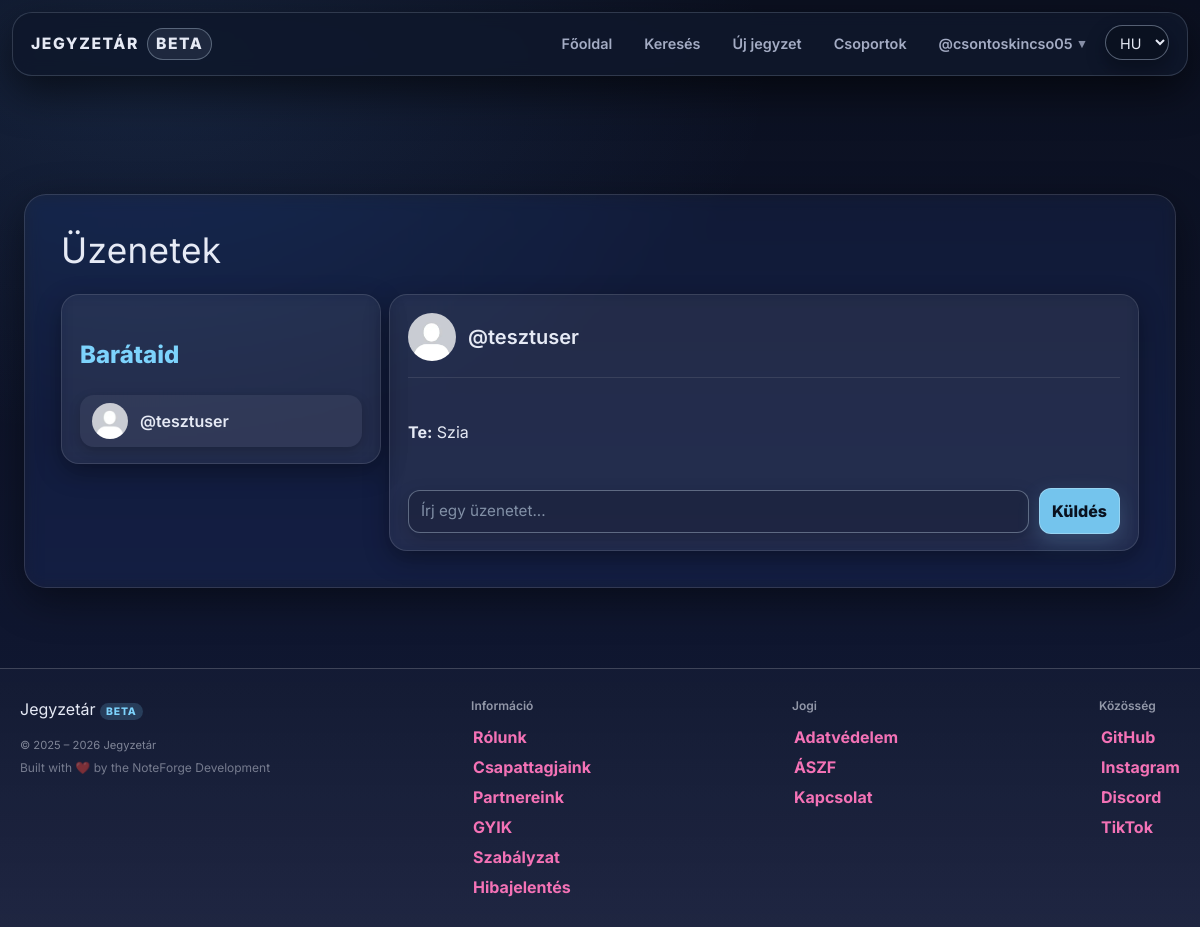
The app's page /messages.php?friendid=8 (signed in) with its own data.
### tables this page shows
CREATE TABLE `users` (
  `id` int(11) NOT NULL,
  `lastname` varchar(100) DEFAULT NULL,
  `firstname` varchar(100) DEFAULT NULL,
  `username` varchar(50) NOT NULL,
  `birthdate` date DEFAULT NULL,
  `gender` varchar(10) DEFAULT NULL,
  `email` varchar(50) NOT NULL,
  `profile_picture` varchar(255) DEFAULT NULL,
  `password` varchar(255) NOT NULL,
  `security_question` varchar(255) NOT NULL,
  `security_answer` varchar(255) NOT NULL,
  `admin` tinyint(1) NOT NULL,
  `registration_date` datetime DEFAULT NULL,
  `language` varchar(5) NOT NULL DEFAULT 'hu',
  `oauth_provider` varchar(20) DEFAULT NULL,
  `oauth_sub` varchar(191) DEFAULT NULL,
  `email_verified` tinyint(1) NOT NULL DEFAULT 0,
  `bio` text DEFAULT NULL,
  `profile_theme` varchar(32) NOT NULL DEFAULT 'default',
  `twofa_enabled` tinyint(1) NOT NULL DEFAULT 0
);

CREATE TABLE `friends` (
  `id` int(11) NOT NULL,
  `fromid` int(11) NOT NULL,
  `toid` int(11) NOT NULL,
  `status` tinyint(4) DEFAULT 0
);

CREATE TABLE `messages` (
  `id` int(11) NOT NULL,
  `fromid` int(255) NOT NULL,
  `toid` int(255) NOT NULL,
  `content` text NOT NULL,
  `sent_at` datetime NOT NULL DEFAULT current_timestamp()
);

### assets/php/lang.php (called while the page is built, shortened)
<?php
    $supported_langs = ['hu', 'en', 'de'];
    if (isset($_GET['lang']) && in_array($_GET['lang'], $supported_langs, true)) {
        $lang = $_GET['lang'];
        $_SESSION['lang'] = $lang;
        if (!headers_sent()) {
            setcookie('lang', $lang, time() + 60*60*24*30, '/');
        }
    } else {
        if (isset($_SESSION['lang']) && in_array($_SESSION['lang'], $supported_langs, true)) {
            $lang = $_SESSION['lang'];
        } elseif (isset($_COOKIE['lang']) && in_array($_COOKIE['lang'], $supported_langs, true)) {
            $lang = $_COOKIE['lang'];
        } else {
            $lang = 'hu';
        }
    }
    $translations = [];
    if ($stmt = $conn->prepare("SELECT t_key, text FROM translations WHERE lang_code = ?")) {
        $stmt->bind_param('s', $lang);
        $stmt->execute();
        $result = $stmt->get_result();
        while ($row = $result->fetch_assoc()) {
            $translations[$row['t_key']] = $row['text'];
        }
    }
    if (!function_exists('t')) {
        function t(string $key): string
        {
            global $translations;
            return $translations[$key] ?? $key;
        }
    }

### assets/php/functions.php (called while the page is built, shortened)
<?php
    if (!function_exists('db_stmt')) {
        function db_stmt(mysqli $conn, string $sql, string $types = '', array $params = []): mysqli_stmt {
            $stmt = $conn->prepare($sql);
            if ($types !== '' && $params) {
                if (!$stmt->bind_param($types, ...$params)) {
                    db_log_error($conn, 'Paraméterek bind-elése sikertelen', $sql, $params);
                    throw new RuntimeException('Paraméterek bind-elése sikertelen: ' . $stmt->error);
                }
            }
            if (!$stmt->execute()) {
                db_log_error($conn, 'Végrehajtási hiba (execute)', $sql, $params);
                throw new RuntimeException('Végrehajtási hiba (execute): ' . $stmt->error);
            }
            return $stmt;
        }
    }
    if (!function_exists('db_query')) {
        function db_query(mysqli $conn, string $sql, string $types = '', array $params = []): mysqli_result
        {
            $stmt = db_stmt($conn, $sql, $types, $params);
            $result = $stmt->get_result();
            return $result;
        }
    }

### messages.php (the view, shortened to what this page needs)
<?php
    require_once "assets/php/db.php";
    require_once "assets/php/lang.php";
    require_once 'assets/php/functions.php';
    $uid = (int)$_COOKIE['id'];
?>
<!DOCTYPE html>
<html lang="<?= $lang ?>">
<head>
    <link rel="stylesheet" href="assets/css/styles.css">
    <script src="https://cdn.jsdelivr.net/npm/@tailwindcss/browser@4"></script>
</head>
<body class="no-ads admin-page">
<?php include 'assets/php/navbar.php'; ?>
<div class="main w-full max-w-6xl mx-auto px-4 md:px-6 lg:px-8 py-6">
    <h1 class="text-2xl md:text-3xl lg:text-4xl mb-6"><?= t('messages_title') ?></h1>
    <div class="home-grid flex flex-col lg:flex-row gap-6">
        <aside class="content-aside w-full lg:w-80 flex-shrink-0">
            <div class="card p-4 md:p-6">
                <h3 class="text-xl md:text-2xl mb-4"><?= t('messages_friends_heading') ?></h3>
                <div class="list-compact flex flex-col gap-2">
                    <?php
                        $me = $uid;
                        $found_friends = db_query($conn, "SELECT * FROM friends WHERE (fromid = ? AND status = 1)     OR (toid   = ? AND status = 1)", "ii", [$me, $me]);
                        if ($found_friends && $found_friends->num_rows > 0):
                            while ($friendship = $found_friends->fetch_assoc()):
                                $friendid = ($friendship['fromid'] != $me) ? (int)$friendship['fromid']: (int)$friendship['toid'];
                                $found_friend = db_query($conn, "SELECT * FROM users WHERE id = ? LIMIT 1", "i", [$friendid]);
                                $friend = $found_friend ? $found_friend->fetch_assoc() : null;
                            $user_picture_path = !empty($friend['profile_picture']) ? 'users/' . htmlspecialchars($friend['username']) . '/' . htmlspecialchars($friend['profile_picture'])  : 'assets/img/default_profile_picture.jpg';
                    ?>
                    <div class="mini-card flex items-center gap-3 p-2 rounded-lg hover:bg-white/5 transition-colors <?= (isset($_GET['friendid']) && (int)$_GET['friendid'] === $friendid) ? 'bg-white/10' : '' ?>">
                        <a href="messages.php?friendid=<?= $friendid ?>" class="flex-shrink-0">
                            <img src="<?=  $user_picture_path?>" alt="avatar" class="avatar-sm w-10 h-10 md:w-12 md:h-12 rounded-full object-cover">
                        </a>
                        <div class="friend-info flex-1 min-w-0">
                            <a href="profile.php?user=<?= urlencode($friend['username']) ?>"  class="friend-username text-sm md:text-base truncate block hover:underline">
                                @<?= htmlspecialchars($friend['username']) ?>
                            </a>
                        </div>
                    </div>
                     <?php
                            endwhile;
                        else:
                            echo "<p class='text-sm md:text-base'>".t('messages_no_friends')."</p>";
                        endif;
                    ?>
                </div>
            </div>
        </aside>
        <section class="content-main flex-1 min-w-0">
            <?php if (isset($_GET['friendid'])):
                $friendid = (int)$_GET['friendid'];
                $found_friend = db_query( $conn, "SELECT * FROM users WHERE id = ? LIMIT 1", "i", [$friendid]);
                $friend = $found_friend ? $found_friend->fetch_assoc() : null;
            ?>
                <?php if ($friend): ?>
                <div class="card p-4 md:p-6">
                    <div class="message-header flex items-center gap-3 mb-4 pb-4 border-b border-white/10">
                        <img src="<?=  $user_picture_path ?>" class="avatar-md w-12 h-12 md:w-14 md:h-14 rounded-full object-cover" alt="avatar">
                            <a href="profile.php?user=<?= urlencode($friend['username']) ?>"
                               class="message-username text-lg md:text-xl font-semibold hover:underline">
                                @<?= htmlspecialchars($friend['username']) ?>
                            </a>
                    </div>
                    <div id="message-container" class="max-h-[400px] md:max-h-[500px] overflow-y-auto my-4 space-y-2">
                        <?php include 'assets/php/loadmessages.php'; ?>
                    </div>
                    <form method="post" action="?friendid=<?= $friendid ?>" class="filters-inner flex flex-col md:flex-row gap-3 mt-4">
                        <input class="input flex-1 text-sm md:text-base" type="text" name="message" placeholder="<?= t('messages_placeholder') ?>" required>
                        <button type="submit" name="send_message" class="btn-cta text-sm md:text-base flex-shrink-0">
                            <?= t('btn_send') ?>
                        </button>
                    </form>
                </div>
            <?php else: ?>
                <div class="card p-6">
                    <p class="text-sm md:text-base"><?= t('messages_friend_not_found') ?></p>
                </div>
            <?php endif; ?>
            <?php else: ?>
                <div class="card p-6">
                    <p class="text-sm md:text-base"><?= t('messages_choose_friend') ?></p>
                </div>
            <?php endif; ?>
        </section>
    </div>
</div>
<?php include 'assets/php/footer.php'; ?>
</body>
</html>

### assets/php/navbar.php (shortened to what this page needs)
<?php
	require_once "assets/php/premium.php";
    $isLoggedIn = false;
    $currentUsername = null;
    if (isset($_COOKIE['id']) && ctype_digit($_COOKIE['id'])) {
        $isLoggedIn = true;
        $userid = (int)$_COOKIE['id'];
        $stmt = $conn->prepare("SELECT * FROM users WHERE id = ? LIMIT 1");
        $stmt->bind_param("i", $userid);
        $stmt->execute();
        $res = $stmt->get_result();
        if ($res && $res->num_rows === 1) {
            $user = $res->fetch_assoc();
            $currentUsername = $user['username'];
        } else {
            setcookie("id", "", time() - 3600, "/");
            $isLoggedIn = false;
        }
    }
?>
<nav class="navbar">
    <div class="navbar-content">
        <div class="brand">
            <span>Jegyzetár</span>
            <span class="brand-badge">beta</span>
        </div>
        <ul class="nav-links">
            <li><a href="index.php"><?= t('nav_home') ?></a></li>
            <li><a href="search.php"><?= t('nav_search') ?></a></li>
            <li><a href="upload.php"><?= t('nav_upload') ?></a></li>
            <li><a href="groups.php">Csoportok</a></li>
            <?php if ($isLoggedIn && $currentUsername): ?>
                <li class="nav-item-has-dropdown">
                    <a href="#" class="nav-account-link">
                        <?= $isLoggedIn && $currentUsername ? '@'.htmlspecialchars($currentUsername) : t('nav_login') ?>
                        <span class="nav-account-chevron">▾</span>
                    </a>
                </li>
            <?php else: ?>
                <a href="reglog.php?mode=login">
                    <?= t('nav_login') ?>
                </a>
            <?php endif; ?>
            <li class="nav-lang-item">
                <form method="get">
                    <select name="lang" onchange="this.form.submit()" class="select">
                        <option value="hu" <?= $lang === 'hu' ? 'selected' : '' ?>>HU</option>
                    </select>
                </form>
            </li>
        </ul>
    </div>
</nav>

### assets/php/loadmessages.php (shortened to what this page needs)
<?php
    require "db.php";
    if (isset($_GET['friendid'])) {
        $friendid = intval($_GET['friendid']);
        $userid = intval($_COOKIE['id']);
        $query = "SELECT * FROM messages WHERE (fromid=$userid AND toid=$friendid) OR (fromid=$friendid AND toid=$userid) ORDER BY sent_at ASC";
        $messages = $conn->query($query);
        $userQuery = $conn->query("SELECT id, username FROM users WHERE id IN ($userid, $friendid)");
        $usernames = [];
        while ($row = $userQuery->fetch_assoc()) {
            $usernames[$row['id']] = htmlspecialchars($row['username']);
        }
        if ($messages->num_rows > 0) {
            while ($message = $messages->fetch_assoc()) {
                $sender = ($message['fromid'] == $userid) ? "Te" : $usernames[$message['fromid']];
                echo '<div class="' . ($message['fromid'] == $userid ? 'my-message' : 'friend-message') . '">';
                echo '<p><strong>' . $sender . ':</strong> ' . htmlspecialchars($message['content']) . '</p>';
                echo '</div>';
            }
        } else {
            echo "<p>Nincsenek üzenetek.</p>";
        }
    } else {
        echo "<p>Hiba: hiányzó barát azonosító.</p>";
    }
?>

### records on screen
users: username "csontoskincso05"
friends: users.username "tesztuser"
users: username "tesztuser"
messages: fromid "Te", content "Szia"

### other values on screen
t('nav_home') "Főoldal"
t('nav_search') "Keresés"
t('nav_upload') "Új jegyzet"
t('messages_title') "Üzenetek"
t('messages_friends_heading') "Barátaid"
t('btn_send') "Küldés"
t('footer_github_link') "GitHub"
